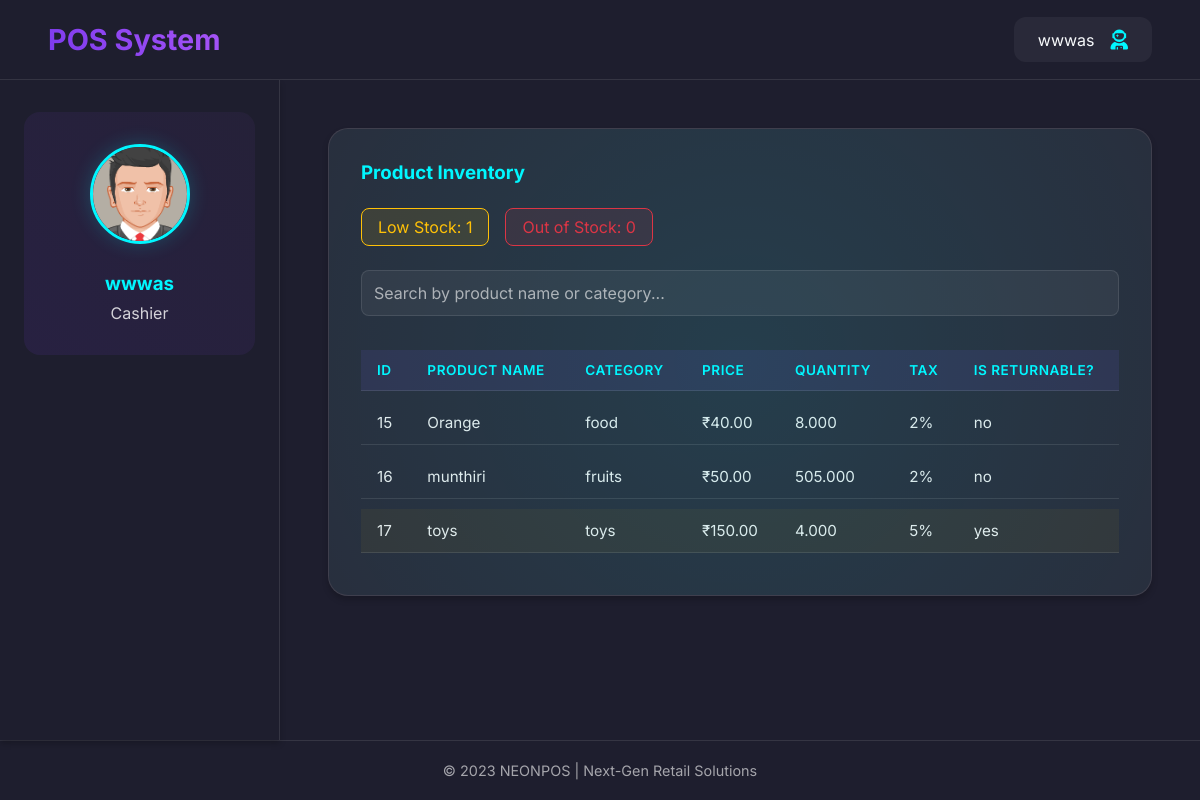
The page /view-product/ (signed in) on the database its author committed.
### stockmanager/models.py (models this page shows, shortened)
class Product(models.Model):
    product_name = models.CharField(max_length=100)
    category = models.ForeignKey(category, on_delete=models.SET_NULL, null=True, blank=True)
    buying_price = models.DecimalField(max_digits=10, decimal_places=2, default=0)
    selling_price = models.DecimalField(max_digits=10, decimal_places=2, default=0)
    quantity = models.DecimalField(max_digits=8, decimal_places=3, default=0)
    low_quantity = models.FloatField()
    date = models.DateField(null=True, blank=True)
    tax=models.IntegerField(default=0)
    Return=models.CharField(max_length=10,default='no')

class category(models.Model):
    category=models.CharField(max_length=60)
    def __str__(self):
        return self.category  # Return the name of the category when the object is called

### cashier/views.py (the view)
# urls.py: path('view-product/', c_views.product_inventory, name='see_product'),
def product_inventory(request):
    ename = request.session.get('ename')
    email = request.session.get('email')
    user_id = request.session.get('id')
    username = request.session.get('username')
    if not all([ename, email, user_id, username]):  # Check if any of the session variables are missing
        return redirect('login')  # Redirect to the login page (replace 'login' with your actual login URL)
    products = Product.objects.all()
    low_stock_count = Product.objects.filter(quantity__lt=F('low_quantity')).count()
    out_of_stock_count = Product.objects.filter(quantity=0).count()
    context = {
        'ename': ename,
        'email': email,
        'user_id': user_id,
        'username': username,
        'products': products,
        'low_stock_count': low_stock_count,
        'out_of_stock_count': out_of_stock_count,
    }
    return render(request, 'view_product.html', context)

### templates/view_product.html (shortened to what this page needs)
<!DOCTYPE html>
<html lang="en">
<head>
    {% load static %}
    <link rel="stylesheet" href="https://cdnjs.cloudflare.com/ajax/libs/font-awesome/6.0.0/css/all.min.css">
</head>
<body>
    <div class="dashboard-container">
        <header class="header">
            <div class="logo">POS System</div>
            <div class="user-info">
                <span>{{ username }}</span>
                <i class="fas fa-user-astronaut fa-lg" style="color: var(--neon);"></i>
            </div>
        </header>
        <aside class="sidebar">
            <div class="employee-profile">
                <img src="{% static 'adminp/dist/img/avatar5.png' %}" alt="Profile" class="profile-img">
                <h3 style="color: var(--neon); margin-bottom: 0.5rem;">{{ ename }}</h3>
                <p style="color: rgba(255, 255, 255, 0.8);">Cashier</p>
            </div>
        </aside>
        <main class="main-content">
            <div class="card">
                <h3 style="color: var(--neon); margin-bottom: 1.5rem;">Product Inventory</h3>
                <div class="stock-indicators">
                    <div class="stock-indicator low-stock" onclick="filterProducts('low-stock')">
                        Low Stock: <span id="low-stock-count">{{ low_stock_count }}</span>
                    </div>
                    <div class="stock-indicator out-of-stock" onclick="filterProducts('out-of-stock')">
                        Out of Stock: <span id="out-of-stock-count">{{ out_of_stock_count }}</span>
                    </div>
                </div>
                <div class="search-bar">
                    <input type="text" id="search-input" placeholder="Search by product name or category..." oninput="searchProducts()">
                </div>
                <div class="table-container">
                    <table>
                        <thead>
                            <tr>
                                <th>ID</th>
                                <th>Product Name</th>
                                <th>Category</th>
                                <th>Price</th>
                                <th>Quantity</th>
                                <th>Tax</th>
                                <th>Is Returnable?</th>
                            </tr>
                        </thead>
                        <tbody id="product-table-body">
                            {% for product in products %}
                            <tr class="{% if product.quantity <= 0 %}out-of-stock-row{% elif product.quantity < product.low_quantity %}low-stock-row{% endif %}">
                                <td>{{ product.id }}</td>
                                <td>{{ product.product_name }}</td>
                                <td>{{ product.category }}</td>
                                <td>₹{{ product.selling_price }}</td>
                                <td>{{ product.quantity }}</td>
                                <td>{{ product.tax }}%</td>
                                <td>{{ product.Return }}</td>
                            </tr>
                            {% endfor %}
                        </tbody>
                    </table>
                </div>
            </div>
        </main>
        <footer class="footer">
            © 2023 NEONPOS | Next-Gen Retail Solutions
        </footer>
    </div>
</body>
</html>

### templates/view_product.html (style rules this page uses)
:root { --primary: #7c3aed; --secondary: #a855f7; --accent: #10b981; --dark: #1e1e2e; --light: #f8fafc; --neon: #00f7ff; --glass: rgba(255, 255, 255, 0.05); --shadow: 0 4px 6px rgba(0, 0, 0, 0.2); }
* { margin: 0; padding: 0; box-sizing: border-box; font-family: 'Inter', sans-serif; }
body { background: linear-gradient(45deg, #1a1a2e, #2a2a4a); color: var(--light); min-height: 100vh; }
.dashboard-container { display: grid; grid-template-columns: 280px 1fr; grid-template-rows: 80px 1fr 60px; min-height: 100vh; backdrop-filter: blur(10px); }
.header { grid-column: 1 / -1; background: var(--dark); display: flex; align-items: center; justify-content: space-between; padding: 0 3rem; border-bottom: 1px solid rgba(255, 255, 255, 0.1); box-shadow: var(--shadow); }
.logo { font-size: 1.8rem; font-weight: 700; background: linear-gradient(45deg, var(--primary), var(--secondary)); -webkit-background-clip: text; -webkit-text-fill-color: transparent; }
.user-info { display: flex; align-items: center; gap: 1rem; padding: 0.8rem 1.5rem; border-radius: 12px; background: var(--glass); transition: all 0.3s ease; }
.sidebar { background: var(--dark); border-right: 1px solid rgba(255, 255, 255, 0.1); padding: 2rem 1.5rem; position: relative; box-shadow: var(--shadow); }
.employee-profile { text-align: center; margin-bottom: 3rem; position: relative; padding: 2rem 1rem; border-radius: 16px; background: linear-gradient(45deg, rgba(124, 58, 237, 0.1), rgba(168, 85, 247, 0.05)); }
.profile-img { width: 100px; height: 100px; border-radius: 50%; margin-bottom: 1.5rem; border: 3px solid var(--neon); box-shadow: 0 0 20px rgba(0, 247, 255, 0.2); transition: transform 0.3s ease; }
.main-content { padding: 3rem; background: var(--dark); }
.card { background: var(--glass); padding: 2rem; border-radius: 20px; border: 1px solid rgba(255, 255, 255, 0.1); transition: all 0.3s ease; position: relative; overflow: hidden; box-shadow: var(--shadow); }
.card::after { content: ''; position: absolute; top: -50%; left: -50%; width: 200%; height: 200%; background: radial-gradient(circle, rgba(0, 247, 255, 0.1) 0%, transparent 70%); transform: rotate(45deg); }
.footer { grid-column: 1 / -1; background: var(--dark); display: flex; align-items: center; justify-content: center; font-size: 0.9rem; color: rgba(255, 255, 255, 0.6); border-top: 1px solid rgba(255, 255, 255, 0.1); }
.stock-indicators { display: flex; gap: 1rem; margin-bottom: 1.5rem; }
.stock-indicator { padding: 0.5rem 1rem; border-radius: 8px; cursor: pointer; transition: all 0.3s ease; }
.stock-indicator.low-stock { background: rgba(255, 193, 7, 0.1); border: 1px solid #ffc107; color: #ffc107; }
.stock-indicator.out-of-stock { background: rgba(220, 53, 69, 0.1); border: 1px solid #dc3545; color: #dc3545; }
.search-bar { margin-bottom: 1.5rem; }
.search-bar input { width: 100%; padding: 0.75rem; border-radius: 8px; border: 1px solid rgba(255, 255, 255, 0.1); background: var(--glass); color: var(--light); font-size: 1rem; }
.search-bar input::placeholder { color: rgba(255, 255, 255, 0.6); }
.table-container { overflow-x: auto; }
table { width: 100%; border-collapse: separate; border-spacing: 0 10px; }
th, td { padding: 12px 16px; text-align: left; border-bottom: 1px solid rgba(255, 255, 255, 0.1); }
th { background: rgba(122, 90, 248, 0.1); color: var(--neon); font-weight: 600; text-transform: uppercase; font-size: 0.85rem; letter-spacing: 0.5px; }
td { color: rgba(255, 255, 255, 0.9); font-size: 0.95rem; }
.low-stock-row { background: rgba(255, 193, 7, 0.05); border-left: 4px solid #ffbf00; }
.search-bar input { display: block; visibility: visible; position: relative; z-index: 10; }
.stock-indicators { display: flex; gap: 1rem; position: relative; z-index: 10; }
.main-content { overflow: visible; }
.sidebar { z-index: 5; }
table tbody tr { display: table-row; }

### rows shown on the page
Product: id "15", product_name "Orange", category "food", selling_price "40.00", quantity "8.000", tax "2", Return "no"
Product: id "16", product_name "munthiri", category "fruits", selling_price "50.00", quantity "505.000", tax "2", Return "no"
Product: id "17", product_name "toys", category "toys", selling_price "150.00", quantity "4.000", tax "5", Return "yes"

### other values the page prints
{{ username }} "wwwas"
{{ ename }} "wwwas"
{{ low_stock_count }} "1"
{{ out_of_stock_count }} "0"
